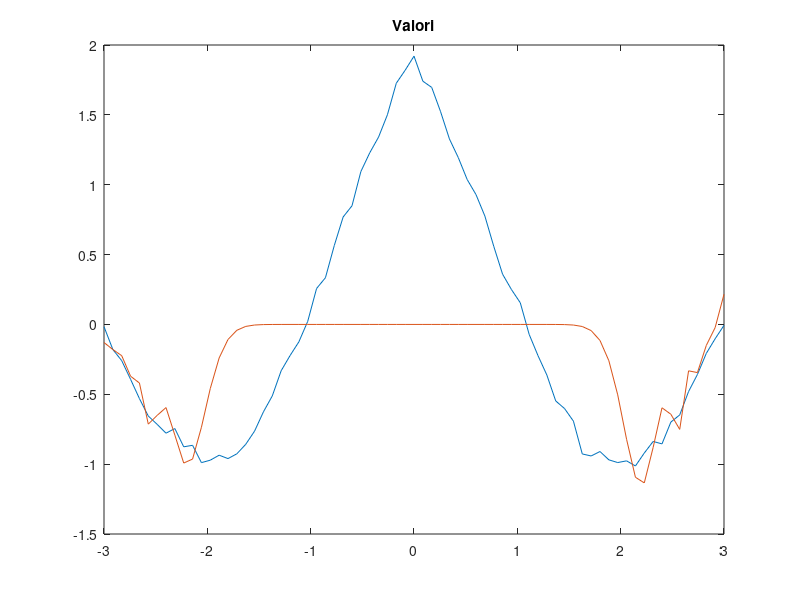
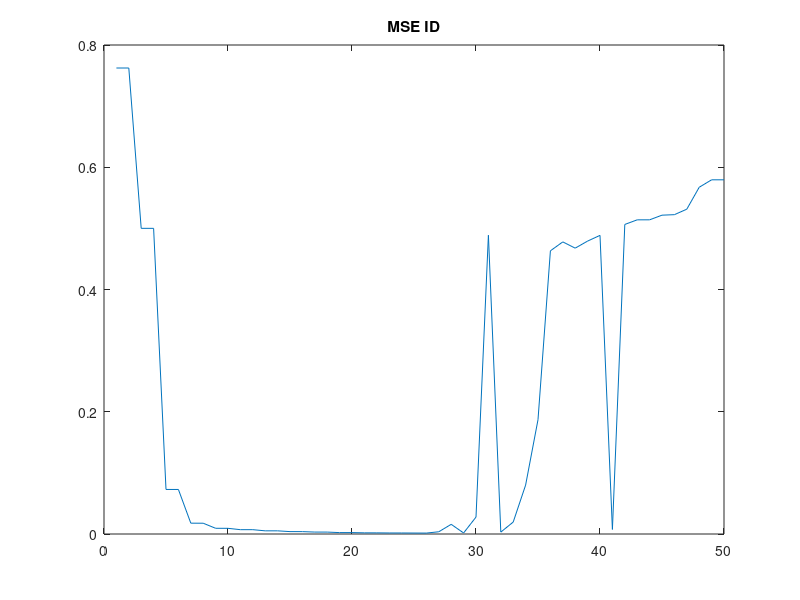
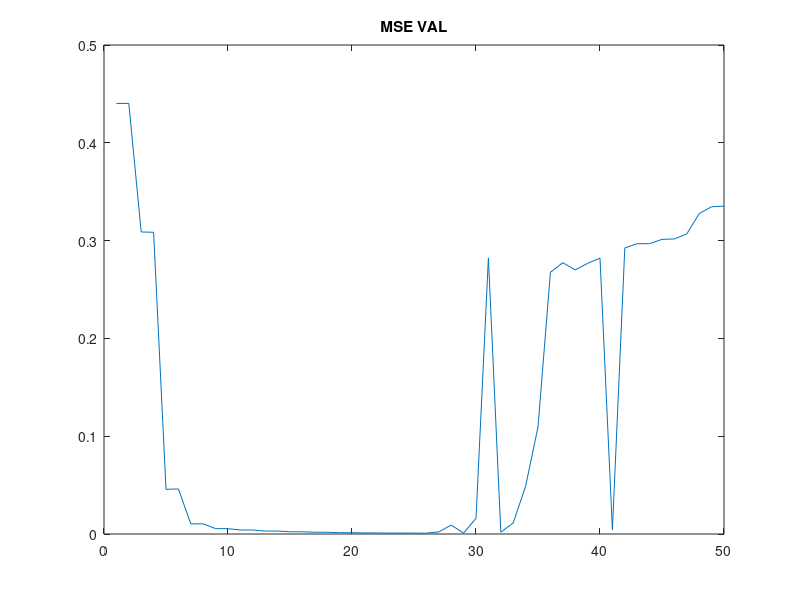

Write the MATLAB code that produced these figures, in order.
%id.X 
%id.Y
load('lab2_10.mat')
%val.X
%val.Y
 
%plot(id.X, id.Y)
%figure
%plot(val.X,val.Y)

for n= 1 : 50

N=length(id.Y);
    phi= zeros(N,n); 

for i= 1 : N
for j= 1:1: n
    phi(i,j) = id.X(i)^(j-1); 

end
end

theta =phi \ id.Y'; 
y_id= phi * theta; 
O=id.Y'-y_id;


M=length(val.Y);
fi= zeros(M,n); 

for k= 1 : M
for l= 1:1: n

fi(k,l) = val.X(k)^(l-1); 

end
end

teta =fi \ val.Y'; 
y_val= fi * teta; 
P=val.Y'-y_val;



s=0;
for i=1:N

    s=s+O(i).^2;
end

MSE_id=(sum(s)/N); 

MSE_id_v(n)=MSE_id;


S=0;
for i=1:M

    S=s+P(i).^2;
end


MSE_val= (sum(S)/M); 

MSE_val_v(n)= MSE_val;

end



plot(val.X,val.Y,val.X,y_val)
title('Valori')
figure;
plot(1:n,MSE_id_v)
title('MSE ID')
figure
plot(1:n,MSE_val_v)
title('MSE VAL')













